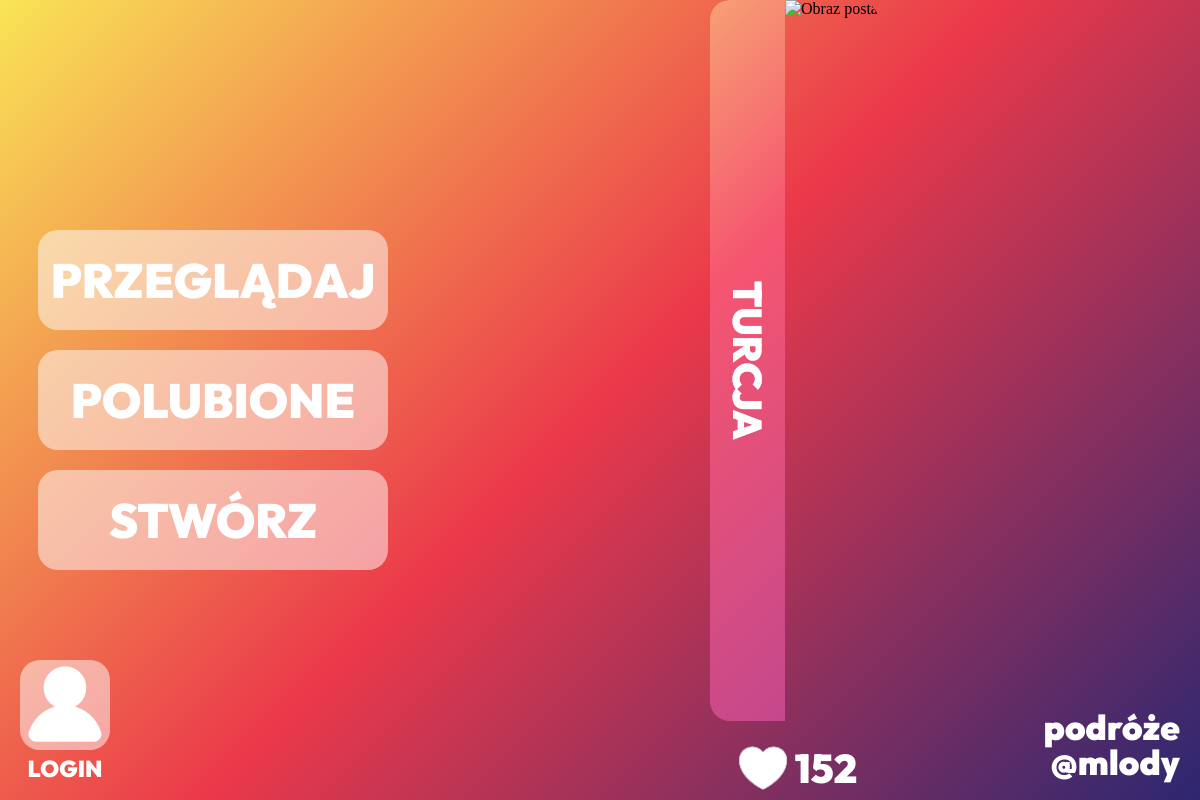
Screenshot of /post.php?id=7 with the database file from the repository.
### tables this page shows
CREATE TABLE `posty` (
  `id` int(11) NOT NULL,
  `tytul` text DEFAULT NULL,
  `zdjecie` mediumblob DEFAULT NULL,
  `liczbaLike` int(11) DEFAULT 0,
  `id_autor` int(11) DEFAULT NULL,
  `id_tag` int(11) DEFAULT NULL
);

CREATE TABLE `tagi` (
  `id` int(11) NOT NULL,
  `nazwa` text NOT NULL
);

CREATE TABLE `users` (
  `id` int(11) NOT NULL,
  `nazwa` text NOT NULL,
  `haslo` text NOT NULL,
  `email` text NOT NULL
);

### post.php (the view, shortened to what this page needs)
<?php
$user_id = isset($_SESSION['user_id']) ? $_SESSION['user_id'] : 0;
$user_name = isset($_SESSION['user_name']) ? $_SESSION['user_name'] : null;
$id = isset($_GET['id']) ? $_GET['id'] : 0;
$servername = "localhost";
$username = "root";
$password = "";
$dbname = "projekt";
$conn = new mysqli($servername, $username, $password, $dbname);
$isLikedSql="SELECT * from polubienia where id_post=$id and id_user=$user_id;";
$isLikedResult = $conn->query($isLikedSql);
$isLiked=$isLikedResult->num_rows > 0;
$isLoggedIn=$user_id!=0;
$conn = new mysqli($servername, $username, $password, $dbname);
$sql = "SELECT tytul, zdjecie, liczbaLike, id_autor, id_tag ,users.nazwa as nazwa, tagi.nazwa as tag
        FROM posty
        JOIN users ON users.id = posty.id_autor
        JOIN tagi ON tagi.id = posty.id_tag
        WHERE posty.id = ?";
$stmt = $conn->prepare($sql);
$stmt->bind_param("i", $id);
$stmt->execute();
$result = $stmt->get_result();
$row = $result->fetch_assoc();
$imageUrl = "image.php?id=" . $id;
?>
<!DOCTYPE html>
<html lang="pl">
<head>
    <link rel="stylesheet" href="./style/post.css">
    <link rel="stylesheet" href="./style/nav.css">
</head>
<body>
    <nav>
        <section class="navButtons">
            <a class="navButton" href="./index.php">przeglądaj</a>
            <a class="navButton" href="./liked.php">polubione</a>
            <a class="navButton" href="./addPost.php">stwórz</a>
        </section>
        <a class="loginContainer"  href="<?php if($isLoggedIn==1){echo "./user.php?id=".$user_id;}else{echo "./login.php";} ?>">
            <img id="login" src="login.svg">
            <?php if ($user_name): ?>
                <p class="loginText"><?php echo $user_name; ?></p>
            <?php else: ?>
                <p class="loginText">LOGIN</p>
            <?php endif; ?>
        </a>
    </nav>
<main>
    <section class="postContainer">
        <section class="nameContainer">
            <p class="title"><?php echo htmlspecialchars($row['tytul']); ?></p>
        </section>
        <img class='mainImg' src='<?php echo $imageUrl; ?>' alt='Obraz posta'>
    </section>
    <section class="likeContainer">
        <a class="likeButton" <?php
        if ($isLoggedIn)
            {echo 'href="post.php?id='.$id.'&like='.($isLiked?2:1).'"';
            } else {echo 'onclick="openModal()"';}
        ?>>
            <?php if ($isLiked): ?>
                <img class="heart" src="./ikony/serce2.png" alt="Like">
            <?php else: ?>
                <img class="heart" src="./ikony/serce.png" alt="Like">
            <?php endif; ?>
        </a>
        <p class='likesCount'><?php echo $row['liczbaLike']; ?></p>
    </section>
    <section class="textContainer">
        <?php echo "<a href='index.php?tag=".$row['id_tag']."'>".$row['tag']."</a>" ?>
        <?php echo "<a href='user.php?id=".$row['id_autor']."'>@".$row['nazwa']."</a>" ?>
    </section>
</main>
</body>
</html>

### style/post.css (style rules this page uses)
html { width: 100%; height: 100vh; }
body { display: flex; flex-direction: row; margin:0px; width: 100%; height: 100%; background: linear-gradient(135deg, rgba(249,228,86,1) 0%, rgba(235,57,74,1) 50%, rgba(44,39,113,1) 100%); }
main { display: flex; flex-direction: column; justify-content: center; align-items: center; width: 100%; row-gap: 15px; }
.mainImg { height: 100%; }
.postContainer { display: flex; flex-direction: row; border-radius: 20px; overflow: hidden; height: 800px; }
.nameContainer { position: relative; display: flex; flex-direction: column; align-items: center; justify-content: center; width: 75px; gap: 50px; height: 100%; }
.nameContainer::before { content: ""; position: absolute; width: 100%; height: 100%; background-color: rgba(255, 255, 255,0.5); mix-blend-mode: overlay; z-index: 1; }
.title { text-transform: uppercase; white-space: nowrap; transform: rotate(90deg) translateX(0); margin: 0px; width: fit-content; color:rgb(255, 255, 255); font-family: outfit; font-weight: 900; font-size: 40px; line-height:75px; text-align: center; transition: 250ms; }
.textContainer { position: absolute; display: flex; flex-direction: column; right: 20px; bottom: 20px; color:white; font-family: outfit; font-weight: 900; font-size: 35px; text-align: right; line-height: 35px; margin:0px; }
.textContainer a { text-decoration: none; cursor: pointer; margin:0px; transition: 250ms; color:white; }
.likeContainer { display: flex; flex-direction: row; height: 64px; }
.heart { width: 64px; aspect-ratio: 1/1; }
.likesCount { margin: 0px; color:white; font-family: outfit; font-weight: 900; font-size: 40px; line-height:64px; }
.likeButton { cursor: pointer; }

### style/nav.css (style rules this page uses)
nav { margin-left: 38px; height: 100%; display: flex; flex-direction: column; align-items: center; justify-content: center; }
.navButtons { height: 50%; display: flex; flex-direction: column; align-items: center; justify-content: center; gap: 5%; }
.navButton { width: 350px; height: 100px; line-height: 100px; border-radius: 20px; background-color: rgba(255, 255, 255, 0.5); vertical-align: middle; font-family: outfit; font-size: 48px; font-weight: 900; text-decoration: none; color:rgb(255, 255, 255); text-transform: uppercase; text-align: center; transition: 250ms; }
.loginContainer { display: flex; flex-direction: column; align-items: center; position: absolute; bottom: 20px; left: 20px; cursor: pointer; text-decoration: none; }
#login { width: 90px; height:90px; background-color: rgba(255, 255, 255, 0.5); border-radius: 20px; transition: 250ms; }
.loginText { margin:0px; margin-top: 7px; color:white; font-family: outfit; font-weight: 900; font-size: 23px; text-align: center; line-height: 23px; }

### rows the page displays
posty: tytul "TURCJA", liczbaLike "152", id_tag.nazwa "podróże", users.nazwa "mlody"
